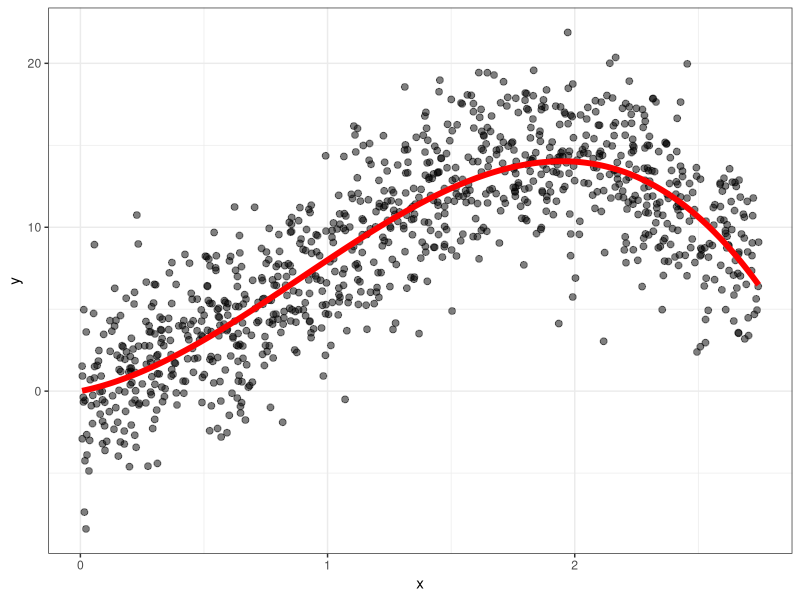
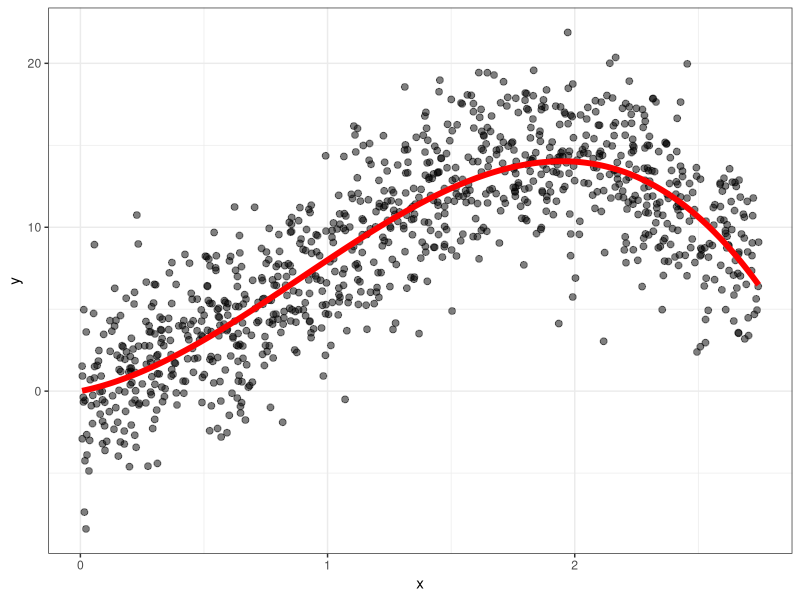
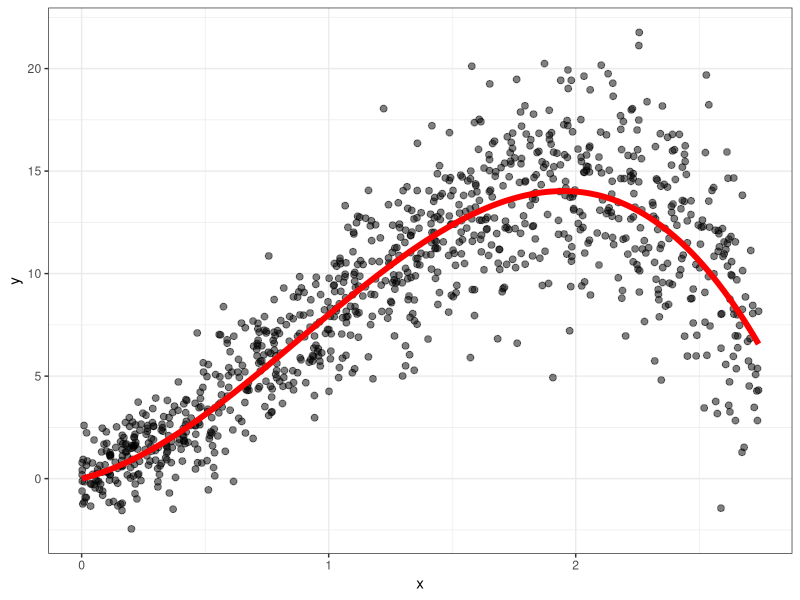
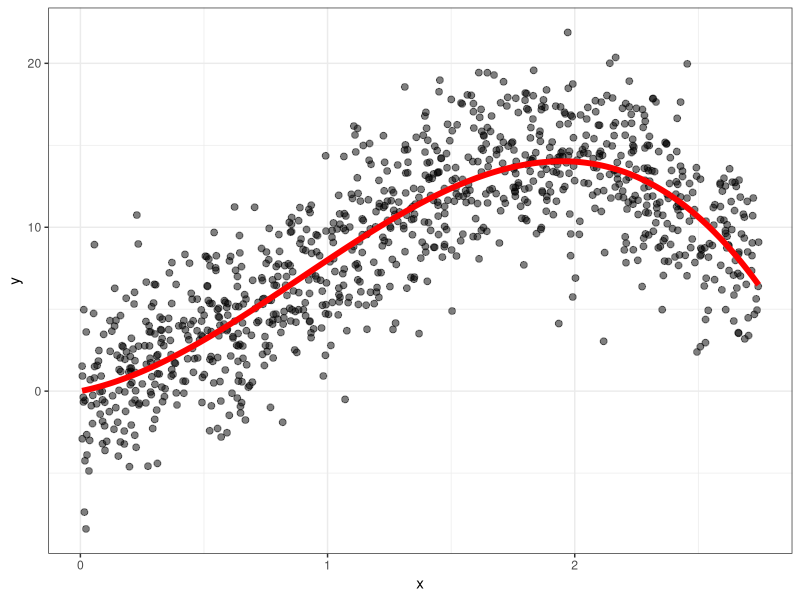
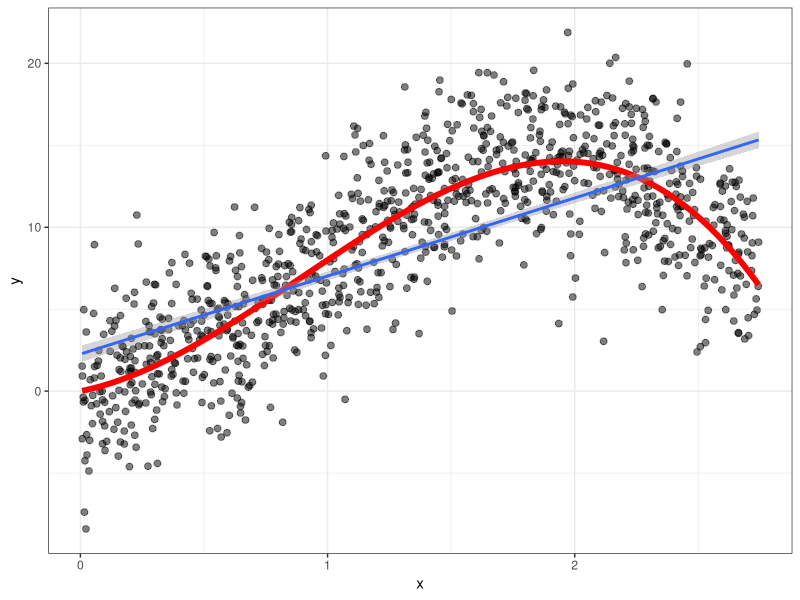
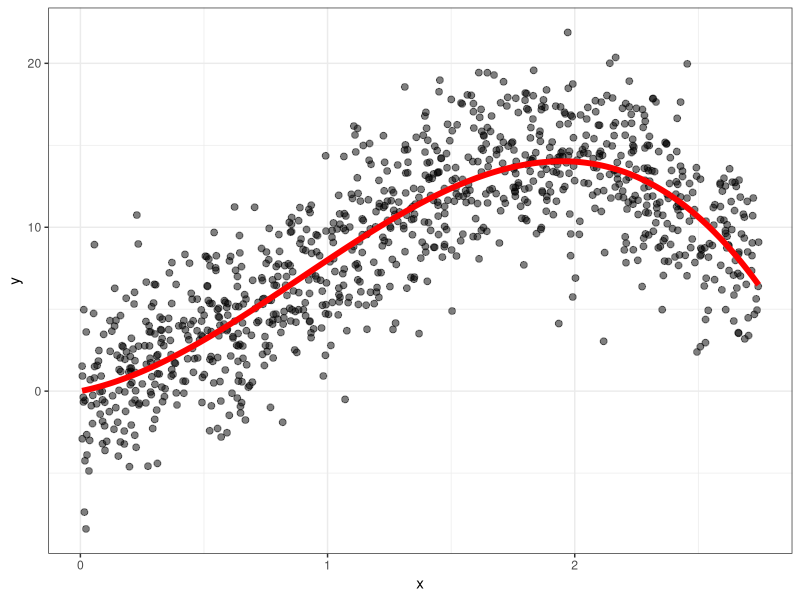
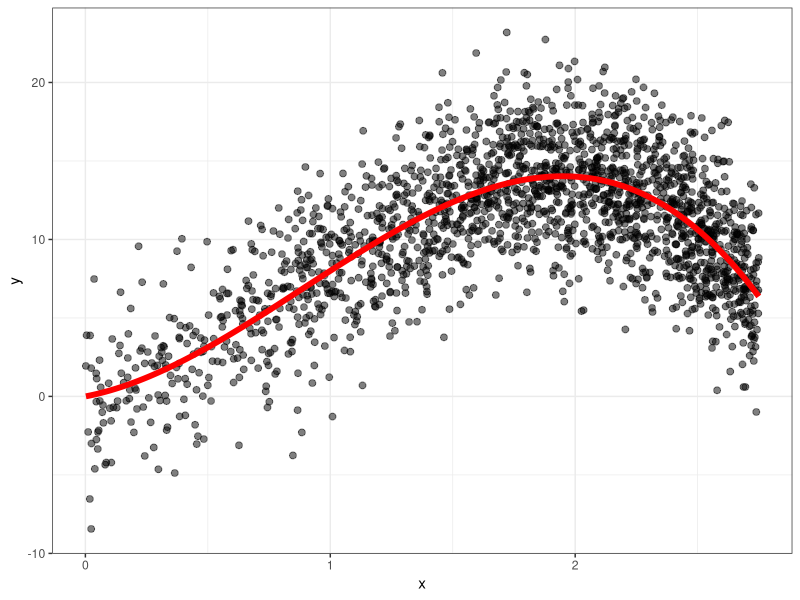
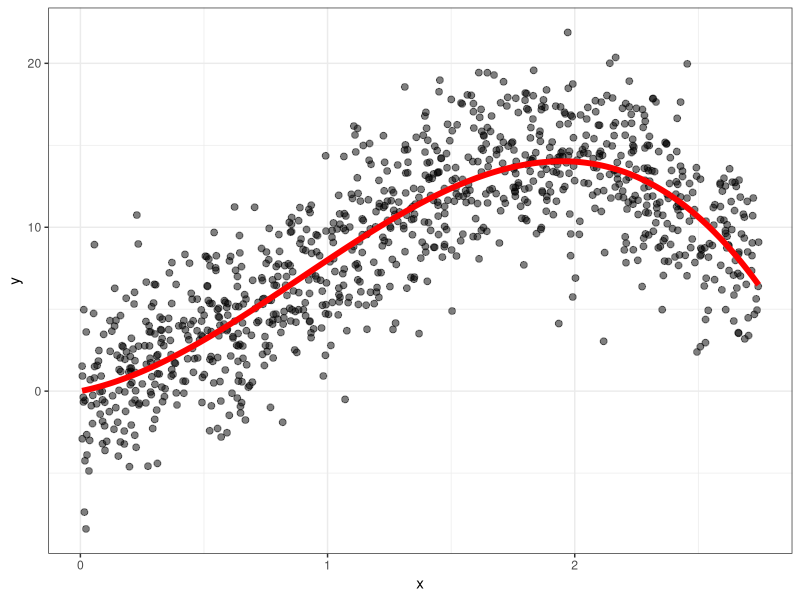

Write R code to recreate these figures, in order. (Note: a time limit stopped this script after it produced the figures.)
## ---- chunk 1
library(tidyverse)
knitr::opts_chunk$set(fig.height=5, fig.width=8.5, fig.align="center", warning = F, message = F)
## ---- chunk 2
n <- 1000
dat <- tibble(x = runif(n, min = 0, max = 2.75)) |> 
  mutate(mu = 3*x + 8*x^2 - 3*x^3,
         y = rnorm(n, mean = mu, sd = 3))
p <- dat |> 
  ggplot(aes(x = x, y = y)) + 
  geom_point(alpha = .5, size = 2) +
  theme_bw() + 
  geom_line(aes(y = mu), col = "red", lwd = 2)
p
## ---- chunk 3
p
## ---- chunk 4
tibble(x = runif(n, min = 0, max = 2.75)) |> 
  mutate(mu = 3*x + 8*x^2 - 3*x^3,
         y = rnorm(n, mean = mu, sd = 1 + x)) |> 
  ggplot(aes(x = x, y = y)) + 
  geom_point(alpha = .5, size = 2) +
  theme_bw() + 
  geom_line(aes(y = mu), col = "red", lwd = 2)
## ---- chunk 5
p
## ---- chunk 6
p + 
  geom_smooth(method = lm)
## ---- chunk 7
p
## ---- chunk 8
n <- 5000
tibble(x = rnorm(n, mean = 3, sd = 1.5)) |> 
  mutate(mu = 3*x + 8*x^2 - 3*x^3,
         y = rnorm(n, mean = mu, sd = 3)) |> 
  filter(x > 0 & x < 2.75) |> 
  ggplot(aes(x = x, y = y)) + 
  geom_point(alpha = .5, size = 2) +
  theme_bw() + 
  geom_line(aes(y = mu), col = "red", lwd = 2)
## ---- chunk 9
p
## ---- chunk 10
head(dat, 4)
## ---- chunk 11
dat |> 
  summarize(var(y), var(y - mu), var(mu))
## ---- chunk 12
cef_alpha <- 0
cef_slope <- 2
n <- 15

set.seed(60641)
dat <- tibble(x = runif(n)) |> 
  mutate(y = rnorm(n, mean = cef_alpha + cef_slope*x, sd = .5)) |> 
  arrange(x)

the_lm <- lm(y ~ x, data = dat)

i <- 15
j <- 12
dat |> 
  ggplot(aes(x = x, y = y)) + 
  geom_point() + 
  geom_abline(slope = cef_slope, intercept = cef_alpha, col = "red", lwd = 1) + 
  geom_abline(slope = coef(the_lm)[2], intercept = coef(the_lm)[1], col = "black", lwd = 1) + 
  geom_text(x = .9, y = 1.9, label = "CEF", col = "red") + 
  geom_text(x = .9, y = .1 + predict(the_lm, newdata = data.frame(x = .9)), label = "OLS", col = "black") +
  geom_segment(x = dat$x[i], xend = dat$x[i], y = 2*dat$x[i], yend = dat$y[i], col = "red") + 
  geom_segment(x = dat$x[j], xend = dat$x[j], y = predict(the_lm, newdata = data.frame(x = dat$x[j])), yend = dat$y[j], col = "black")
  
 
## ---- chunk 13
ssr <- function(intercept, slope, dat){
  dat |> 
    mutate(prediction = intercept + slope*x,
           resid = y - prediction) |> 
    summarize(sum(resid^2)) |> 
    as.numeric()}

betas <- expand_grid(intercept = seq(-1, 1, by = .025),
                    slope = seq(0, 4, by = .025))
                    
ssrs <- betas |> mutate(this_ssr = pmap_dbl(betas, ssr, dat = dat)) 

the_min <- ssrs |> filter(this_ssr == min(this_ssr))
the_min
## ---- chunk 14
nudge_x <-.05
nudge_y <-.025

ssrs |> 
  ggplot(aes(x = intercept, y = slope, z = this_ssr)) + 
  geom_contour() + 
  geom_point(x = coef(the_lm)[1], y = coef(the_lm)[2]) + 
  geom_point(x = 0, y = 2, col = "red") + 
  labs(x = "Intercept", y = "Slope", title = "Sum of squared residuals by grid method") +
  geom_text(x = 0 + nudge_x, y = 2 + nudge_y, label = "BLP") + 
  geom_text(data = the_min, aes(label = "Minimum\nSSR\ngrid point"), nudge_x = nudge_x, nudge_y = nudge_y)


## ---- chunk 15
X <- cbind(1, dat$x)
Y <- dat$y
solve(t(X)%*%X)%*%(t(X)%*%Y)
## ---- chunk 16
lm(y ~ x, data = dat)
## ---- chunk 17
lm(y ~ x, data = dat) |> summary()
## ---- chunk 18
pres <- read_csv("./../data/pres_data.csv") %>% 
  filter(year < 2020)
## ---- chunk 19
vote_app <- pres %>% 
  ggplot(aes(x = juneapp, y = incvote, label = year)) + 
  geom_point() + 
  ggrepel::geom_text_repel(size = 2) 
vote_app
## ---- chunk 20
vote_app + 
  geom_smooth(method = lm, se = F)
## ---- chunk 21
lm(incvote ~ juneapp, 
   data = pres)
## ---- chunk 22
# add variables to data
pres2 <- pres |> 
  mutate(juneapp_squared = juneapp^2,
         juneapp_cubed = juneapp^3)
lm(incvote ~ juneapp + juneapp_squared + juneapp_cubed, data = pres2)
## ---- chunk 23
# add variables to formula using I()
lm(incvote ~ juneapp + I(juneapp^2) + I(juneapp^3), data = pres)
## ---- chunk 24
# poly() function
lm(incvote ~ poly(juneapp, degree = 3, raw = T), data = pres)
## ---- chunk 25
pres %>% 
  ggplot(aes(x = juneapp, y = incvote)) + 
  geom_point() + 
  geom_smooth(method = "lm", se = F)
## ---- chunk 26
pres %>% 
  ggplot(aes(x = juneapp, y = incvote)) + 
  geom_point() + 
  geom_smooth(method = "lm", se = F,   #<<
              formula = y ~ poly(x, 3)) #<<
## ---- chunk 27
pres %>% 
  ggplot(aes(x = juneapp, y = incvote)) + 
  geom_point() + 
  geom_smooth(method = "lm", se = F,
              formula = y ~ poly(x, 12)) + #<<
  coord_cartesian(ylim = c(45, 62))
## ---- chunk 28
p
## ---- chunk 29
draw_dat <- function(n = 15){
  tibble(x = runif(n, min = 0, max = 2.75)) |> 
    mutate(mu = 3*x + 8*x^2 - 3*x^3, y = rnorm(n, mean = mu, sd = 3))
}

get_mse <- function(dat, mod){
  dat |> 
    mutate(resid = dat$y - predict(mod, newdata = dat)) |> 
    summarize(mean(resid^2)) |> 
    as.numeric()  
}
## ---- chunk 30
cef_dat <- tibble(x = seq(0, 2.75, by = .01)) |> 
  mutate(mu = 3*x + 8*x^2 - 3*x^3)

plot_dat <- draw_dat(n = 25)

base_plot <- plot_dat |> 
  ggplot(aes(x = x, y = y)) + 
  geom_point() +
  geom_line(data = cef_dat, aes(y = mu), col = "red", lwd = 2) + 
  geom_text(x = 0, y = 1, col = "red", label = "CEF") + 
  coord_cartesian(ylim = c(-5, 20))
## ---- chunk 31
base_plot +
  geom_smooth(method = "lm", se = F) + 
  labs(title = "Linear fit (polynomial order = 1)")
## ---- chunk 32
base_plot +
  geom_smooth(method = "lm", se = F, formula = y ~ poly(x, 3)) +
  labs(title = "Cubic fit (polynomial order = 3)")
## ---- chunk 33
big_dat <- draw_dat(n = 15000)
mod <- lm(y ~ x, data = dat)
results <- expand_grid(k = c(1, 2, 3, 4, 5),
            rep = 1:200,
            n = c(15, 50, 100, 500)) |> 
  mutate(data = map(n, draw_dat),
         mod = map2(k, data, ~ lm(y ~ poly(x, .x), data = .y)),
         mse_in_sample = map2_dbl(data, mod, get_mse),
         mse_out_of_sample = map_dbl(mod, get_mse, dat = big_dat)) 
## ---- chunk 34
results |> 
  pivot_longer(cols = contains("sample"), names_prefix = "mse_") |> 
  group_by(k, n, name) |> 
  summarize(value = mean(value)) |> 
  mutate(name = ifelse(name == "in_sample", "Mean squared residual\n(in sample)", "Mean squared error\n(in population)"),
         samp_size = factor(str_c("n = ", n)),
         samp_size = fct_reorder(samp_size, n)) |> 
  ggplot(aes(x = k, y = value, col = name)) + 
  geom_line(lwd = 1) + 
  coord_cartesian(ylim = c(0,30)) + 
  facet_wrap(vars(samp_size)) + 
  labs(x = "Order of polynomial", y = "Value", col = "") + 
  scale_color_manual(values = c("red", "black"))
## ---- chunk 35
pres |> 
  mutate(demhouse = as.integer(year %in% c(1950:1992, 2008)),
         demsen = as.integer(year %in% c(1950:1980, 1988:1994, 2002, 2008:2014)),
         demsum = demhouse + demsen + deminc,
         unified = ifelse(demsum == 3 | demsum == 0, "Unified government", "Not unified government")) -> pres_dat2
## ---- chunk 36
pres_dat2 |> 
  ggplot(aes(x = q2gdp, y = incvote, col = unified)) + 
  geom_point() + 
  geom_smooth(method = "lm", se = F) + 
  scale_color_manual(values = c("red", "darkgreen")) + 
  labs(col = "")
## ---- chunk 37
lm(incvote ~ q2gdp*unified, data = pres_dat2)
## ---- chunk 38
pres_dat3 <- pres_dat2 |> 
  mutate(interaction = q2gdp*as.integer(unified == "Unified government"))
lm(incvote ~ q2gdp + unified + interaction, data = pres_dat3)
